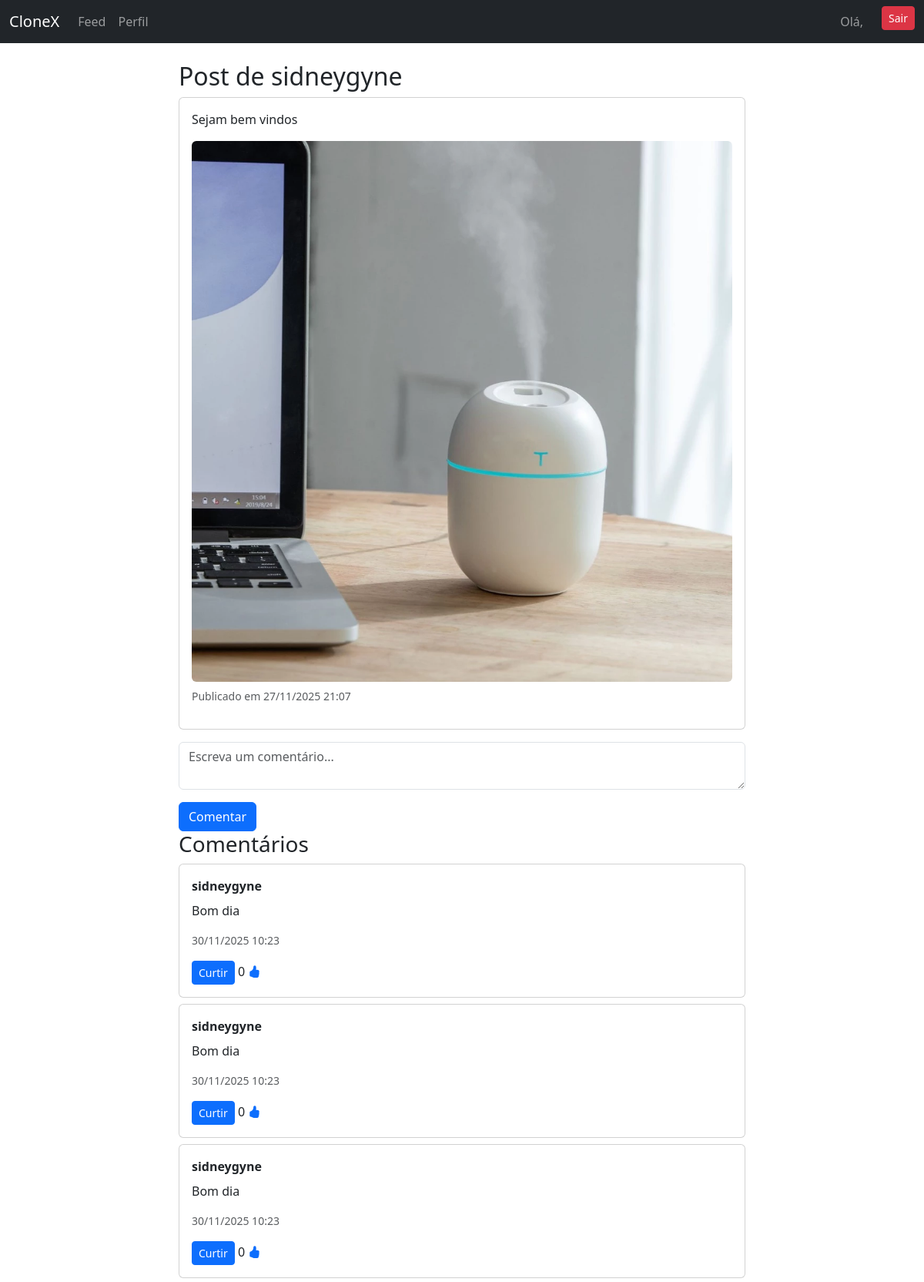
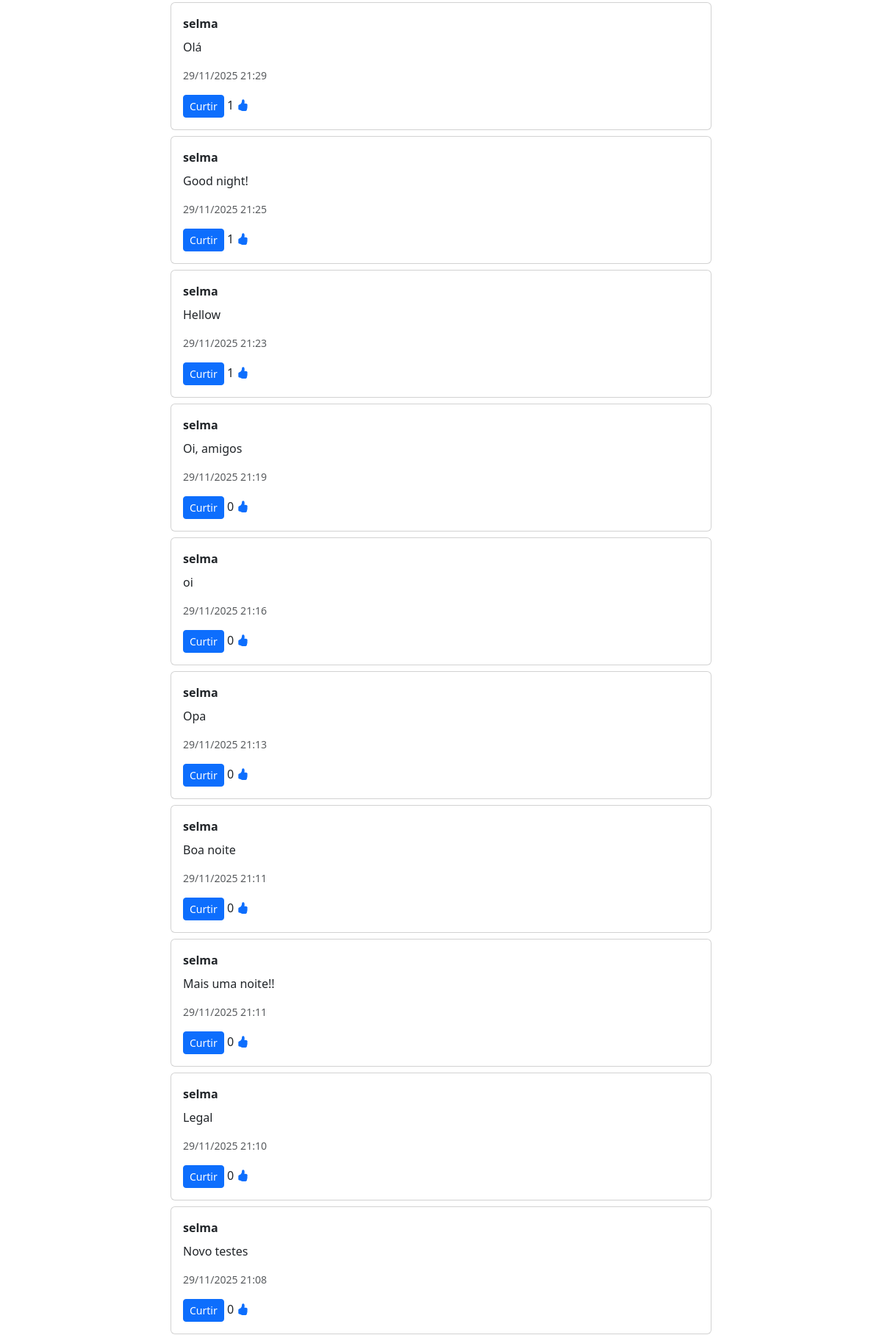
The app's page /comments/3/ (signed in, upper part) with its own data (2 pictures, top to bottom).
### social/models.py (models this page shows, shortened)
class Post(models.Model):
    author = models.ForeignKey(User, on_delete=models.CASCADE, related_name="posts")
    content = models.CharField(max_length=280)
    image = models.ImageField(upload_to="posts/", blank=True, null=True)
    created_at = models.DateTimeField(auto_now_add=True)

class Comment(models.Model):
    author = models.ForeignKey(
        User,
        related_name="user_comments",   # 🔹 comentários feitos pelo usuário
        on_delete=models.CASCADE
    )
    post = models.ForeignKey(
        Post,
        related_name="comments",        # 🔹 comentários do post
        on_delete=models.CASCADE
    )
    content = models.TextField()
    created_at = models.DateTimeField(auto_now_add=True)

### social/views.py (the view)
# urls.py: path("comments/<int:post_id>/", comments_view, name="comments"),
@login_required
def comments_view(request, post_id):
    post = get_object_or_404(Post, id=post_id)
    if request.method == "POST":
        form = CommentForm(request.POST)
        if form.is_valid():
            novo_comentario = form.save(commit=False)
            novo_comentario.post = post
            novo_comentario.author = request.user
            novo_comentario.save()
            return JsonResponse({
                "id": novo_comentario.id,
                "author": request.user.username,
                "content": novo_comentario.content,
                "created_at": localtime(novo_comentario.created_at).strftime("%d/%m/%Y %H:%M"),
                "total_comments": post.comments.count(),  # 🔹 contador atualizado
            })
    else:
        comments = Comment.objects.filter(post=post).order_by("-created_at")
        form = CommentForm()
        liked_comments = CommentLike.objects.filter(user=request.user).values_list("comment_id", flat=True)
        return render(request, "comments.html", {
            "post": post,
            "comments": comments,
            "form": form,
            "liked_comments": liked_comments,
        })

### social/forms.py
class CommentForm(forms.ModelForm):
    class Meta:
        model = Comment
        fields = ["content"]
        labels = {
            "content": ""
        }
        widgets = {
            "content": forms.Textarea(attrs={
                "class": "form-control w-100",
                "rows": 2,
                "placeholder": "Escreva um comentário..."
            }),
        }

### templates/comments.html
{% extends "base.html" %} {% load static %} {% block content %}
<h2>Post de {{ post.author.username }}</h2>
<div class="card mb-3">
  <div class="card-body">
    <p>{{ post.content }}</p>
    {% if post.image %}
    <img src="{{ post.image.url }}" class="img-fluid rounded mb-2" />
    {% endif %}
    <p class="text-muted small">
      Publicado em {{ post.created_at|date:"d/m/Y H:i" }}
    </p>
  </div>
</div>
<form
  method="post"
  action="{% url 'comments' post.id %}"
  class="comment-form"
  data-post-id="{{ post.id }}"
>
  {% csrf_token %} {{ form.as_p }}
  <button type="submit" class="btn btn-primary">Comentar</button>
</form>
<h3>Comentários</h3>
<div id="comments-list-{{ post.id }}">
  {% for comment in comments %}
  <div class="card mb-2">
    <div class="card-body">
      <strong>{{ comment.author.username }}</strong>
      <p class="pt-2">{{ comment.content }}</p>
      <p class="text-muted small">{{ comment.created_at|date:"d/m/Y H:i" }}</p>
      <form
        method="post"
        action="{% url 'toggle-comment-like' comment.id %}"
        class="comment-like-form d-inline"
        data-comment-id="{{ comment.id }}"
      >
        {% csrf_token %} {% if comment.id in liked_comments %}
        <button type="submit" class="btn btn-sm btn-danger">Descurtir</button>
        {% else %}
        <button type="submit" class="btn btn-sm btn-primary">Curtir</button>
        {% endif %}
      </form>
      <span id="comment-likes-count-{{ comment.id }}">
        <span class="like-number">{{ comment.likes.count }}</span>
        <i class="bi bi-hand-thumbs-up-fill text-primary"></i>
      </span>
    </div>
  </div>
  {% empty %}
  <p>Nenhum comentário ainda.</p>
  {% endfor %}
</div>
{% endblock %}

### templates/base.html (style rules this page uses)
html, body { height: 100%; margin: 0; }
body { display: flex; flex-direction: column; min-height: 100vh; }

### records on screen
Post: author.username "sidneygyne", content "Sejam bem vindos", image (picture), created_at "27/11/2025 21:07"
Comment: author.username "sidneygyne", content "Bom dia", created_at "30/11/2025 10:23", shows "Curtir", likes.count "0"
Comment: author.username "sidneygyne", content "Bom dia", created_at "30/11/2025 10:23", shows "Curtir", likes.count "0"
Comment: author.username "sidneygyne", content "Bom dia", created_at "30/11/2025 10:23", shows "Curtir", likes.count "0"
Comment: author.username "selma", content "Olá", created_at "29/11/2025 21:29", shows "Curtir", likes.count "1"
Comment: author.username "selma", content "Good night!", created_at "29/11/2025 21:25", shows "Curtir", likes.count "1"
Comment: author.username "selma", content "Hellow", created_at "29/11/2025 21:23", shows "Curtir", likes.count "1"
Comment: author.username "selma", content "Oi, amigos", created_at "29/11/2025 21:19", shows "Curtir", likes.count "0"
Comment: author.username "selma", content "oi", created_at "29/11/2025 21:16", shows "Curtir", likes.count "0"
Comment: author.username "selma", content "Opa", created_at "29/11/2025 21:13", shows "Curtir", likes.count "0"
Comment: author.username "selma", content "Boa noite", created_at "29/11/2025 21:11", shows "Curtir", likes.count "0"
Comment: author.username "selma", content "Mais uma noite!!", created_at "29/11/2025 21:11", shows "Curtir", likes.count "0"
Comment: author.username "selma", content "Legal", created_at "29/11/2025 21:10", shows "Curtir", likes.count "0"
Comment: author.username "selma", content "Novo testes", created_at "29/11/2025 21:08", shows "Curtir", likes.count "0"
